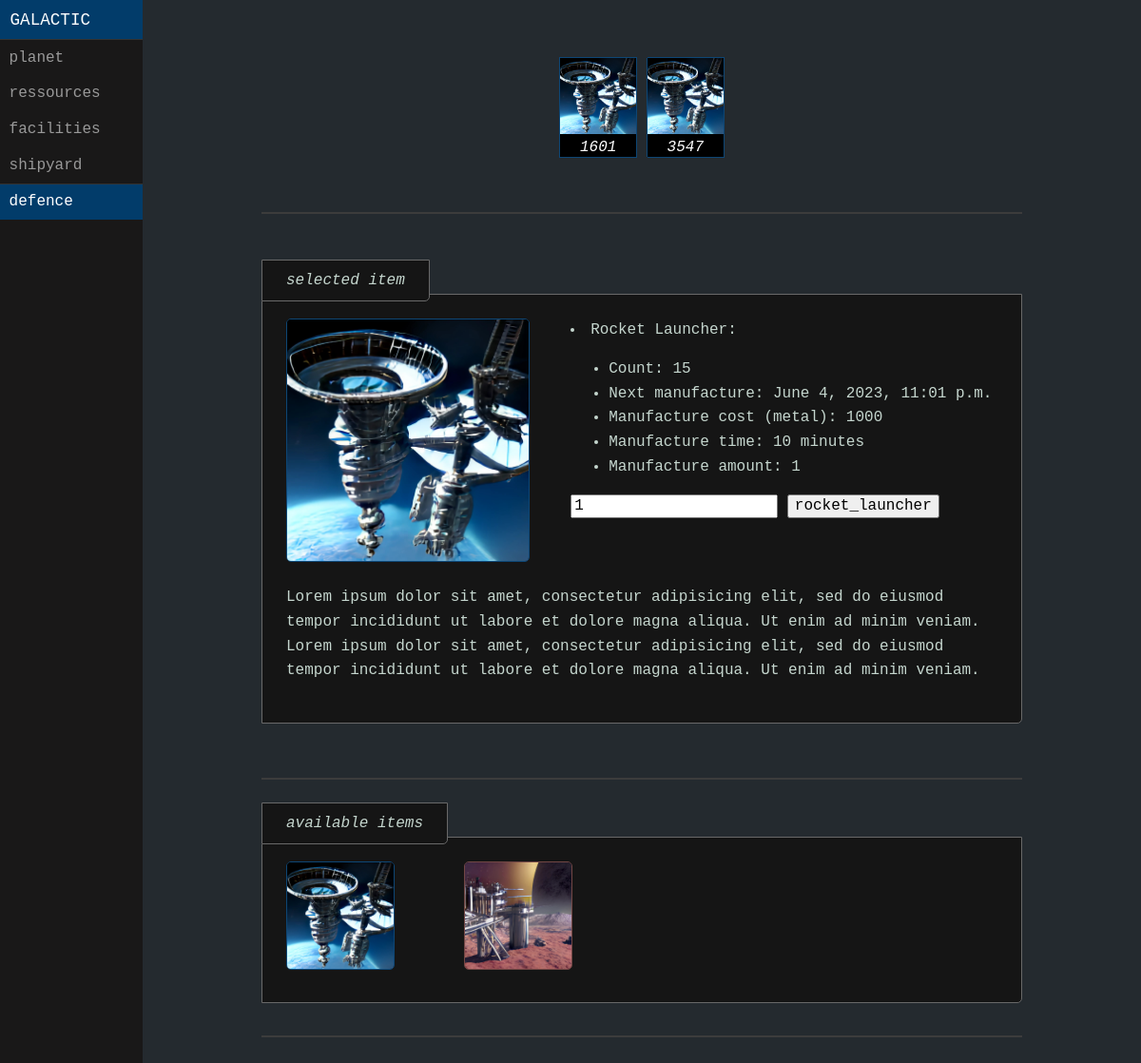
Page /galactic/1/defence/ on the earlier database version.
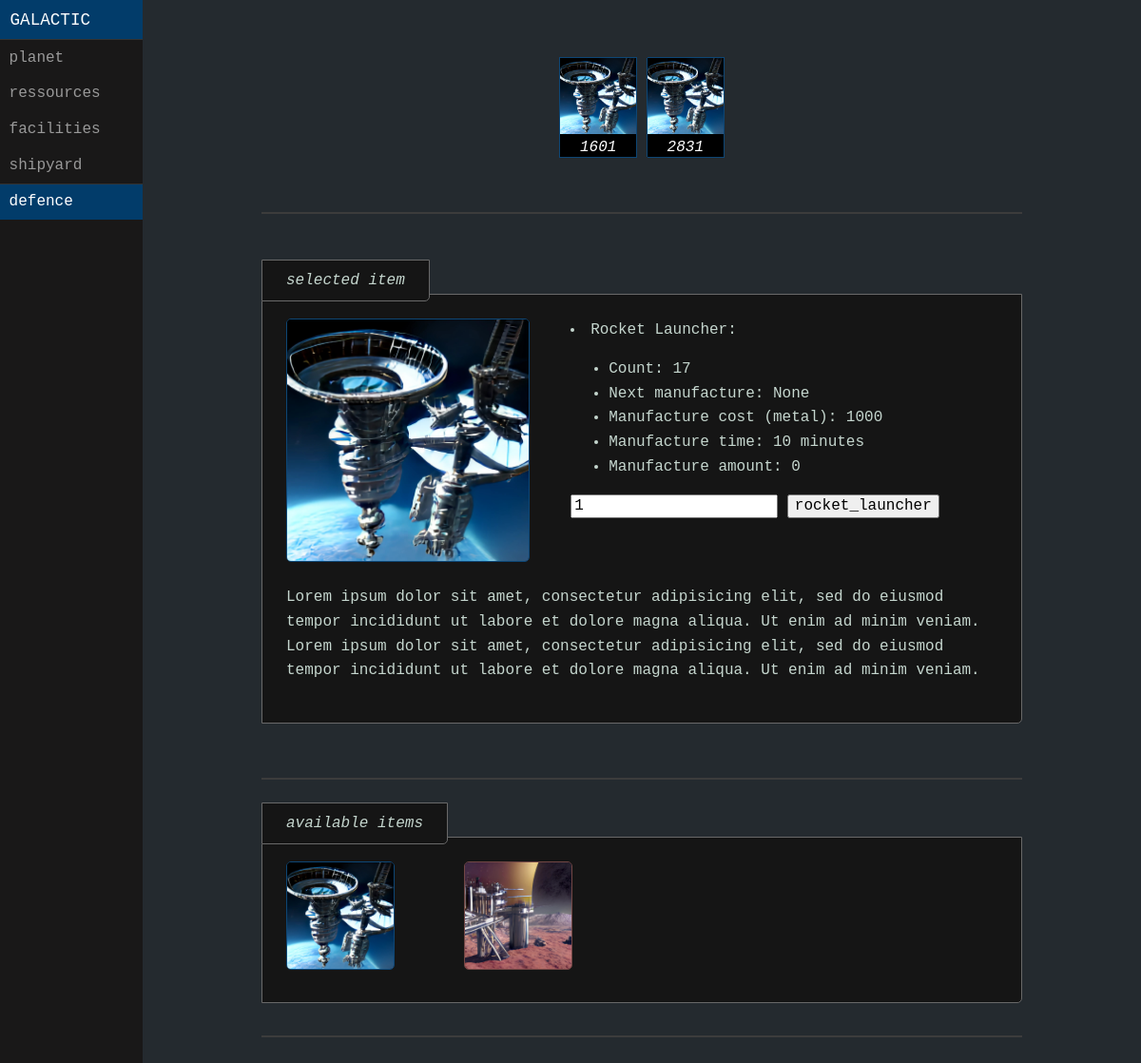
Same page on the later database version.
### galactic/models.py (models this page shows, shortened)
class Planet(models.Model):
    discovered_date = models.DateTimeField('date discovered')
    energy = models.IntegerField(default=100)
    metal = models.IntegerField(default=30)
    solar_plant_level = models.IntegerField(default=1)
    solar_plant_production = models.IntegerField(default=10)
    solar_plant_next_upgrade = models.DateTimeField(null=True, blank=True)
    solar_plant_cost_upgrade_metal = models.IntegerField(default=10)
    solar_plant_upgrade_time = models.IntegerField(default=10)
    metal_mining_level = models.IntegerField(default=1)
    metal_mining_production = models.IntegerField(default=10)
    metal_mining_next_batch = models.DateTimeField(default=timezone.now())
    metal_mining_energy_consumption = models.IntegerField(default=10)
    metal_mining_next_upgrade = models.DateTimeField(null=True, blank=True)
    metal_mining_cost_upgrade_metal = models.IntegerField(default=10)
    metal_mining_upgrade_time = models.IntegerField(default=10)
    robotics_factory_level = models.IntegerField(default=1)
    robotics_factory_next_upgrade = models.DateTimeField(null=True, blank=True)
    robotics_factory_cost_upgrade_metal = models.IntegerField(default=10)
    robotics_factory_upgrade_time = models.IntegerField(default=10)
    shipyard_dock_level = models.IntegerField(default=1)
    shipyard_dock_next_upgrade = models.DateTimeField(null=True, blank=True)
    shipyard_dock_cost_upgrade_metal = models.IntegerField(default=10)
    shipyard_dock_upgrade_time = models.IntegerField(default=10)
    rocket_launcher_count = models.IntegerField(default=1)
    rocket_launcher_next_manufacture = models.DateTimeField(null=True, blank=True)
    rocket_launcher_cost_manufacture_metal = models.IntegerField(default=1000)
    rocket_launcher_manufacture_time = models.IntegerField(default=10)
    rocket_launcher_manufacture_amount = models.IntegerField(default=1)
    light_laser_count = models.IntegerField(default=1)
    light_laser_next_manufacture = models.DateTimeField(null=True, blank=True)
    light_laser_cost_manufacture_metal = models.IntegerField(default=1000)
    light_laser_manufacture_time = models.IntegerField(default=10)
    light_laser_manufacture_amount = models.IntegerField(default=1)
    light_fighter_count = models.IntegerField(default=1)
    light_fighter_next_manufacture = models.DateTimeField(null=True, blank=True)
    light_fighter_cost_manufacture_metal = models.IntegerField(default=1000)
    light_fighter_manufacture_time = models.IntegerField(default=10)
    light_fighter_manufacture_amount = models.IntegerField(default=1)
    heavy_fighter_count = models.IntegerField(default=1)
    heavy_fighter_next_manufacture = models.DateTimeField(null=True, blank=True)
    heavy_fighter_cost_manufacture_metal = models.IntegerField(default=1000)
    heavy_fighter_manufacture_time = models.IntegerField(default=10)
    heavy_fighter_manufacture_amount = models.IntegerField(default=1)

### galactic/views.py (the view)
# urls.py: path('<int:planet_id>/defence/', views.defence, name='defence'),
def defence(request, planet_id):
    try:
        planet = Planet.objects.get(pk=planet_id)
    except Planet.DoesNotExist:
        raise Http404("Defence does not exist")
    return render(request, 'galactic/defence.html', {'planet': planet})

### galactic/templates/galactic/defence.html (shortened to what the changed rows need)
<!DOCTYPE html>
<html lang="en">
<head>
    {% load static %}
    <link rel="stylesheet" href="{% static 'galactic/pure-min.css' %}">
    <link rel="stylesheet" href="{% static 'galactic/styles.css' %}">
</head>
<body>
<div id="layout">
    <div id="main">
        <div class="header">
            <div class="container">
                <table class="pure-table inventar-table" style="color: white;">
                    <tbody>
                        <tr>
                            <td style="background-color: black; border-left: 1px solid #0d4675; border-right: 1px solid #0d4675;">{{ planet.energy }}</td>
                            <td style="border-bottom: 1px solid #242A2F;">&nbsp;</td>
                            <td style="background-color: black; border-left: 1px solid #0d4675; border-right: 1px solid #0d4675;">{{ planet.metal }}</td>
                        </tr>
                    </tbody>
                </table>
            </div>
        </div>
        <div class="content">
            <div id="Nature" class="picture showstuff" style="">
                <div class="pure-g">
                    <div class="pure-u-3-5">
                        <li>Rocket Launcher:
                            <ul>
                                <li>Count: {{ planet.rocket_launcher_count }}</li>
                                <li>Next manufacture: {{ planet.rocket_launcher_next_manufacture }}</li>
                                <li>Manufacture cost (metal): {{ planet.rocket_launcher_cost_manufacture_metal }}</li>
                                <li>Manufacture time: {{ planet.rocket_launcher_manufacture_time }} minutes</li>
                                <li>Manufacture amount: {{ planet.rocket_launcher_manufacture_amount }}</li>
                            </ul>
                        </li>
                    </div>
                </div>
            </div>
            <br>
            <br>
            <br>
        </div>
    </div>
</div>
</body>
</html>

Differences in the rows shown:
changed Planet: metal "3547" → "2831"; rocket_launcher_count "15" → "17"; rocket_launcher_next_manufacture "June 4, 2023, 11:01 p.m." → "None"; rocket_launcher_manufacture_amount "1" → "0"
